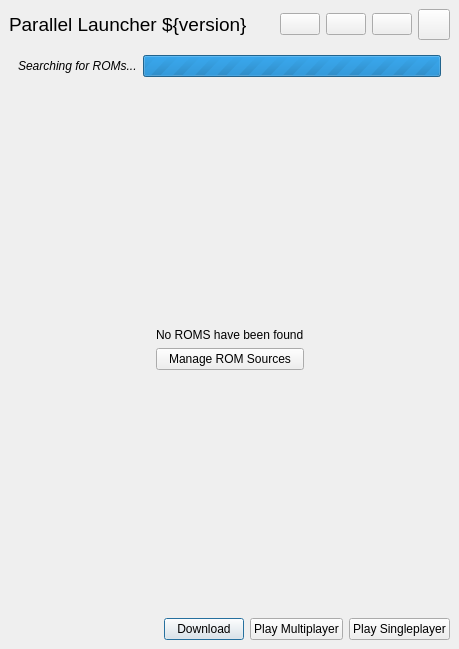
<?xml version="1.0" encoding="UTF-8"?>
<ui version="4.0">
 <class>MainWindow</class>
 <widget class="QMainWindow" name="MainWindow">
  <property name="geometry">
   <rect>
    <x>0</x>
    <y>0</y>
    <width>459</width>
    <height>649</height>
   </rect>
  </property>
  <property name="windowTitle">
   <string notr="true">Parallel Launcher</string>
  </property>
  <widget class="QWidget" name="centralwidget">
   <layout class="QVBoxLayout" name="verticalLayout_2" stretch="0,0,1,0,0">
    <item>
     <layout class="QHBoxLayout" name="horizontalLayout">
      <item>
       <widget class="QLabel" name="titleLabel">
        <property name="font">
         <font>
          <pointsize>14</pointsize>
         </font>
        </property>
        <property name="text">
         <string notr="true">Parallel Launcher ${version}</string>
        </property>
       </widget>
      </item>
      <item>
       <spacer name="horizontalSpacer">
        <property name="orientation">
         <enum>Qt::Horizontal</enum>
        </property>
        <property name="sizeHint" stdset="0">
         <size>
          <width>40</width>
          <height>20</height>
         </size>
        </property>
       </spacer>
      </item>
      <item>
       <widget class="QPushButton" name="rhdcViewToggleButton">
        <property name="text">
         <string notr="true"/>
        </property>
        <property name="iconSize">
         <size>
          <width>24</width>
          <height>24</height>
         </size>
        </property>
        <property name="checked">
         <bool>false</bool>
        </property>
       </widget>
      </item>
      <item>
       <widget class="QPushButton" name="refreshButton">
        <property name="toolTip">
         <string>Refresh ROM List</string>
        </property>
        <property name="icon">
         <iconset theme="view-refresh">
          <normaloff>.</normaloff>.</iconset>
        </property>
        <property name="iconSize">
         <size>
          <width>24</width>
          <height>24</height>
         </size>
        </property>
       </widget>
      </item>
      <item>
       <widget class="QPushButton" name="controllerConfigButton">
        <property name="toolTip">
         <string>Configure Controller</string>
        </property>
        <property name="icon">
         <iconset theme="input-gamepad">
          <normaloff>.</normaloff>.</iconset>
        </property>
        <property name="iconSize">
         <size>
          <width>24</width>
          <height>24</height>
         </size>
        </property>
       </widget>
      </item>
      <item>
       <widget class="QToolButton" name="menuButton">
        <property name="toolTip">
         <string>Options</string>
        </property>
        <property name="icon">
         <iconset theme="application-menu">
          <normaloff>.</normaloff>.</iconset>
        </property>
        <property name="iconSize">
         <size>
          <width>24</width>
          <height>24</height>
         </size>
        </property>
        <property name="popupMode">
         <enum>QToolButton::InstantPopup</enum>
        </property>
       </widget>
      </item>
     </layout>
    </item>
    <item>
     <widget class="QFrame" name="searchIndicator">
      <layout class="QHBoxLayout" name="horizontalLayout_5">
       <item>
        <widget class="QLabel" name="label_3">
         <property name="font">
          <font>
           <italic>true</italic>
          </font>
         </property>
         <property name="text">
          <string>Searching for ROMs...</string>
         </property>
        </widget>
       </item>
       <item>
        <widget class="QProgressBar" name="progressBar">
         <property name="maximum">
          <number>0</number>
         </property>
         <property name="value">
          <number>-1</number>
         </property>
        </widget>
       </item>
      </layout>
     </widget>
    </item>
    <item>
     <widget class="QStackedWidget" name="romView">
      <property name="currentIndex">
       <number>0</number>
      </property>
      <widget class="QWidget" name="noRomSourcesPages">
       <layout class="QVBoxLayout" name="verticalLayout_4">
        <item>
         <spacer name="verticalSpacer">
          <property name="orientation">
           <enum>Qt::Vertical</enum>
          </property>
          <property name="sizeHint" stdset="0">
           <size>
            <width>20</width>
            <height>52</height>
           </size>
          </property>
         </spacer>
        </item>
        <item>
         <layout class="QHBoxLayout" name="horizontalLayout_3">
          <item>
           <spacer name="horizontalSpacer_3">
            <property name="orientation">
             <enum>Qt::Horizontal</enum>
            </property>
            <property name="sizeHint" stdset="0">
             <size>
              <width>40</width>
              <height>20</height>
             </size>
            </property>
           </spacer>
          </item>
          <item>
           <layout class="QVBoxLayout" name="verticalLayout_3">
            <item>
             <widget class="QLabel" name="label_2">
              <property name="text">
               <string>No ROMS have been found</string>
              </property>
             </widget>
            </item>
            <item>
             <widget class="QPushButton" name="pushButton">
              <property name="text">
               <string>Manage ROM Sources</string>
              </property>
             </widget>
            </item>
           </layout>
          </item>
          <item>
           <spacer name="horizontalSpacer_4">
            <property name="orientation">
             <enum>Qt::Horizontal</enum>
            </property>
            <property name="sizeHint" stdset="0">
             <size>
              <width>40</width>
              <height>20</height>
             </size>
            </property>
           </spacer>
          </item>
         </layout>
        </item>
        <item>
         <spacer name="verticalSpacer_2">
          <property name="orientation">
           <enum>Qt::Vertical</enum>
          </property>
          <property name="sizeHint" stdset="0">
           <size>
            <width>20</width>
            <height>52</height>
           </size>
          </property>
         </spacer>
        </item>
       </layout>
      </widget>
      <widget class="QWidget" name="romListPage">
       <layout class="QVBoxLayout" name="verticalLayout">
        <property name="spacing">
         <number>2</number>
        </property>
        <item>
         <widget class="QLineEdit" name="searchBar">
          <property name="placeholderText">
           <string>Search...</string>
          </property>
          <property name="clearButtonEnabled">
           <bool>true</bool>
          </property>
         </widget>
        </item>
        <item>
         <widget class="RomListView" name="romList">
          <property name="horizontalScrollBarPolicy">
           <enum>Qt::ScrollBarAlwaysOff</enum>
          </property>
         </widget>
        </item>
       </layout>
      </widget>
      <widget class="RhdcHackView" name="rhdcPage"/>
     </widget>
    </item>
    <item>
     <widget class="RomSettingsWidgetSlot" name="settingsSlot">
      <property name="frameShape">
       <enum>QFrame::NoFrame</enum>
      </property>
      <property name="frameShadow">
       <enum>QFrame::Raised</enum>
      </property>
     </widget>
    </item>
    <item>
     <layout class="QHBoxLayout" name="horizontalLayout_2">
      <item>
       <spacer name="horizontalSpacer_2">
        <property name="orientation">
         <enum>Qt::Horizontal</enum>
        </property>
        <property name="sizeHint" stdset="0">
         <size>
          <width>40</width>
          <height>20</height>
         </size>
        </property>
       </spacer>
      </item>
      <item>
       <widget class="QPushButton" name="downloadButton">
        <property name="text">
         <string>Download</string>
        </property>
        <property name="icon">
         <iconset theme="download">
          <normaloff>.</normaloff>.</iconset>
        </property>
        <property name="default">
         <bool>true</bool>
        </property>
        <property name="flat">
         <bool>false</bool>
        </property>
       </widget>
      </item>
      <item>
       <widget class="QPushButton" name="playMultiplayerButton">
        <property name="text">
         <string>Play Multiplayer</string>
        </property>
        <property name="icon">
         <iconset theme="group">
          <normaloff>.</normaloff>.</iconset>
        </property>
       </widget>
      </item>
      <item>
       <widget class="QPushButton" name="playSingleplayerButton">
        <property name="text">
         <string>Play Singleplayer</string>
        </property>
        <property name="icon">
         <iconset theme="media-playback-start">
          <normaloff>.</normaloff>.</iconset>
        </property>
        <property name="autoDefault">
         <bool>true</bool>
        </property>
       </widget>
      </item>
     </layout>
    </item>
   </layout>
  </widget>
  <action name="actionSettings">
   <property name="text">
    <string>Settings</string>
   </property>
  </action>
  <action name="actionManageSources">
   <property name="text">
    <string>Manage ROM Sources</string>
   </property>
  </action>
  <action name="actionConfigureControllers">
   <property name="text">
    <string>Configure Controllers</string>
   </property>
  </action>
  <action name="actionConfigureKeyboard">
   <property name="text">
    <string>Keyboard Controls and Hotkeys</string>
   </property>
   <property name="toolTip">
    <string>Configure keyboard controls and hotkeys</string>
   </property>
  </action>
  <action name="rhdcLoginAction">
   <property name="text">
    <string>Login to romhacking.com</string>
   </property>
  </action>
  <action name="rhdcLogoutAction">
   <property name="text">
    <string>Logout of romhacking.com</string>
   </property>
  </action>
  <action name="rhdcDisableAction">
   <property name="text">
    <string>Disable romhacking.com integration</string>
   </property>
  </action>
  <action name="actionAddRom">
   <property name="text">
    <string>Add Single ROM</string>
   </property>
  </action>
  <action name="actionQuit">
   <property name="icon">
    <iconset theme="system-shutdown">
     <normaloff>.</normaloff>.</iconset>
   </property>
   <property name="text">
    <string>Quit Parallel Launcher</string>
   </property>
  </action>
  <action name="actionOpenSaveDir">
   <property name="text">
    <string>Open save file directory</string>
   </property>
  </action>
  <action name="actionOpenSavestateDir">
   <property name="text">
    <string>Open savestate directory</string>
   </property>
  </action>
  <action name="actionOpenSdCardDir">
   <property name="text">
    <string>Open SD card directory</string>
   </property>
  </action>
  <action name="actionOpenDataDir">
   <property name="text">
    <string>Open app data directory</string>
   </property>
  </action>
  <action name="actionOpenConfigDir">
   <property name="text">
    <string>Open app config directory</string>
   </property>
  </action>
  <action name="actionOpenCacheDir">
   <property name="text">
    <string>Open app cache directory</string>
   </property>
  </action>
 </widget>
 <customwidgets>
  <customwidget>
   <class>RomListView</class>
   <extends>QTreeView</extends>
   <header>src/ui/rom-list-view.hpp</header>
   <slots>
    <slot>search(QString)</slot>
   </slots>
  </customwidget>
  <customwidget>
   <class>RhdcHackView</class>
   <extends>QWidget</extends>
   <header>src/rhdc/ui/rhdc-hack-view.hpp</header>
   <container>1</container>
  </customwidget>
  <customwidget>
   <class>RomSettingsWidgetSlot</class>
   <extends>QFrame</extends>
   <header>src/ui/rom-settings-widget.hpp</header>
   <container>1</container>
  </customwidget>
 </customwidgets>
 <resources/>
 <connections>
  <connection>
   <sender>pushButton</sender>
   <signal>clicked()</signal>
   <receiver>MainWindow</receiver>
   <slot>manageRomSources()</slot>
   <hints>
    <hint type="sourcelabel">
     <x>307</x>
     <y>370</y>
    </hint>
    <hint type="destinationlabel">
     <x>444</x>
     <y>72</y>
    </hint>
   </hints>
  </connection>
  <connection>
   <sender>controllerConfigButton</sender>
   <signal>clicked()</signal>
   <receiver>MainWindow</receiver>
   <slot>configureController()</slot>
   <hints>
    <hint type="sourcelabel">
     <x>396</x>
     <y>46</y>
    </hint>
    <hint type="destinationlabel">
     <x>446</x>
     <y>106</y>
    </hint>
   </hints>
  </connection>
  <connection>
   <sender>actionManageSources</sender>
   <signal>triggered()</signal>
   <receiver>MainWindow</receiver>
   <slot>manageRomSources()</slot>
   <hints>
    <hint type="sourcelabel">
     <x>-1</x>
     <y>-1</y>
    </hint>
    <hint type="destinationlabel">
     <x>224</x>
     <y>299</y>
    </hint>
   </hints>
  </connection>
  <connection>
   <sender>actionConfigureControllers</sender>
   <signal>triggered()</signal>
   <receiver>MainWindow</receiver>
   <slot>configureController()</slot>
   <hints>
    <hint type="sourcelabel">
     <x>-1</x>
     <y>-1</y>
    </hint>
    <hint type="destinationlabel">
     <x>224</x>
     <y>299</y>
    </hint>
   </hints>
  </connection>
  <connection>
   <sender>actionSettings</sender>
   <signal>triggered()</signal>
   <receiver>MainWindow</receiver>
   <slot>editSettings()</slot>
   <hints>
    <hint type="sourcelabel">
     <x>-1</x>
     <y>-1</y>
    </hint>
    <hint type="destinationlabel">
     <x>224</x>
     <y>299</y>
    </hint>
   </hints>
  </connection>
  <connection>
   <sender>playSingleplayerButton</sender>
   <signal>clicked()</signal>
   <receiver>MainWindow</receiver>
   <slot>playSingleplayer()</slot>
   <hints>
    <hint type="sourcelabel">
     <x>442</x>
     <y>641</y>
    </hint>
    <hint type="destinationlabel">
     <x>449</x>
     <y>579</y>
    </hint>
   </hints>
  </connection>
  <connection>
   <sender>playMultiplayerButton</sender>
   <signal>clicked()</signal>
   <receiver>MainWindow</receiver>
   <slot>playMultiplayer()</slot>
   <hints>
    <hint type="sourcelabel">
     <x>295</x>
     <y>641</y>
    </hint>
    <hint type="destinationlabel">
     <x>141</x>
     <y>599</y>
    </hint>
   </hints>
  </connection>
  <connection>
   <sender>actionConfigureKeyboard</sender>
   <signal>triggered()</signal>
   <receiver>MainWindow</receiver>
   <slot>configureKeyboard()</slot>
   <hints>
    <hint type="sourcelabel">
     <x>-1</x>
     <y>-1</y>
    </hint>
    <hint type="destinationlabel">
     <x>224</x>
     <y>299</y>
    </hint>
   </hints>
  </connection>
  <connection>
   <sender>rhdcLoginAction</sender>
   <signal>triggered()</signal>
   <receiver>MainWindow</receiver>
   <slot>rhdcLogin()</slot>
   <hints>
    <hint type="sourcelabel">
     <x>-1</x>
     <y>-1</y>
    </hint>
    <hint type="destinationlabel">
     <x>20</x>
     <y>20</y>
    </hint>
   </hints>
  </connection>
  <connection>
   <sender>rhdcLogoutAction</sender>
   <signal>triggered()</signal>
   <receiver>MainWindow</receiver>
   <slot>rhdcLogout()</slot>
   <hints>
    <hint type="sourcelabel">
     <x>-1</x>
     <y>-1</y>
    </hint>
    <hint type="destinationlabel">
     <x>20</x>
     <y>20</y>
    </hint>
   </hints>
  </connection>
  <connection>
   <sender>rhdcDisableAction</sender>
   <signal>triggered()</signal>
   <receiver>MainWindow</receiver>
   <slot>rhdcDisable()</slot>
   <hints>
    <hint type="sourcelabel">
     <x>-1</x>
     <y>-1</y>
    </hint>
    <hint type="destinationlabel">
     <x>20</x>
     <y>20</y>
    </hint>
   </hints>
  </connection>
  <connection>
   <sender>downloadButton</sender>
   <signal>clicked()</signal>
   <receiver>MainWindow</receiver>
   <slot>download()</slot>
   <hints>
    <hint type="sourcelabel">
     <x>98</x>
     <y>625</y>
    </hint>
    <hint type="destinationlabel">
     <x>447</x>
     <y>211</y>
    </hint>
   </hints>
  </connection>
  <connection>
   <sender>rhdcViewToggleButton</sender>
   <signal>clicked()</signal>
   <receiver>MainWindow</receiver>
   <slot>rhdcViewToggled()</slot>
   <hints>
    <hint type="sourcelabel">
     <x>291</x>
     <y>33</y>
    </hint>
    <hint type="destinationlabel">
     <x>448</x>
     <y>154</y>
    </hint>
   </hints>
  </connection>
  <connection>
   <sender>actionAddRom</sender>
   <signal>triggered()</signal>
   <receiver>MainWindow</receiver>
   <slot>addRom()</slot>
   <hints>
    <hint type="sourcelabel">
     <x>-1</x>
     <y>-1</y>
    </hint>
    <hint type="destinationlabel">
     <x>224</x>
     <y>324</y>
    </hint>
   </hints>
  </connection>
  <connection>
   <sender>actionQuit</sender>
   <signal>triggered()</signal>
   <receiver>MainWindow</receiver>
   <slot>close()</slot>
   <hints>
    <hint type="sourcelabel">
     <x>-1</x>
     <y>-1</y>
    </hint>
    <hint type="destinationlabel">
     <x>224</x>
     <y>324</y>
    </hint>
   </hints>
  </connection>
  <connection>
   <sender>actionOpenSaveDir</sender>
   <signal>triggered()</signal>
   <receiver>MainWindow</receiver>
   <slot>openSaveFileDirectory()</slot>
  </connection>
  <connection>
   <sender>actionOpenSavestateDir</sender>
   <signal>triggered()</signal>
   <receiver>MainWindow</receiver>
   <slot>openSavestateDirectory()</slot>
  </connection>
  <connection>
   <sender>actionOpenSdCardDir</sender>
   <signal>triggered()</signal>
   <receiver>MainWindow</receiver>
   <slot>openSdCardDirectory()</slot>
  </connection>
  <connection>
   <sender>actionOpenDataDir</sender>
   <signal>triggered()</signal>
   <receiver>MainWindow</receiver>
   <slot>openDataDirectory()</slot>
  </connection>
  <connection>
   <sender>actionOpenConfigDir</sender>
   <signal>triggered()</signal>
   <receiver>MainWindow</receiver>
   <slot>openConfigDirectory()</slot>
  </connection>
  <connection>
   <sender>actionOpenCacheDir</sender>
   <signal>triggered()</signal>
   <receiver>MainWindow</receiver>
   <slot>openCacheDirectory()</slot>
  </connection>
  <connection>
   <sender>searchBar</sender>
   <signal>textEdited(QString)</signal>
   <receiver>romList</receiver>
   <slot>search(QString)</slot>
   <hints>
    <hint type="sourcelabel">
     <x>150</x>
     <y>114</y>
    </hint>
    <hint type="destinationlabel">
     <x>154</x>
     <y>172</y>
    </hint>
   </hints>
  </connection>
 </connections>
 <slots>
  <slot>manageRomSources()</slot>
  <slot>configureController()</slot>
  <slot>editSettings()</slot>
  <slot>playSingleplayer()</slot>
  <slot>playMultiplayer()</slot>
  <slot>configureKeyboard()</slot>
  <slot>inputModeChanged()</slot>
  <slot>emulatorChanged()</slot>
  <slot>parallelPluginChanged()</slot>
  <slot>mupenPluginChanged()</slot>
  <slot>overclockCpuChanged(bool)</slot>
  <slot>overclockViChanged(bool)</slot>
  <slot>widescreenChanged(unsigned char)</slot>
  <slot>widescreenChanged(bool)</slot>
  <slot>bigEepromChanged(bool)</slot>
  <slot>useInterpreterChanged(bool)</slot>
  <slot>upscaleTexRectsChanged(bool)</slot>
  <slot>removeBordersChanged(bool)</slot>
  <slot>emulateFramebufferChanged(bool)</slot>
  <slot>accurateDepthCompareChanged(bool)</slot>
  <slot>showMorePluginsChanged(bool)</slot>
  <slot>download()</slot>
  <slot>rhdcViewToggled()</slot>
  <slot>addRom()</slot>
 </slots>
</ui>
